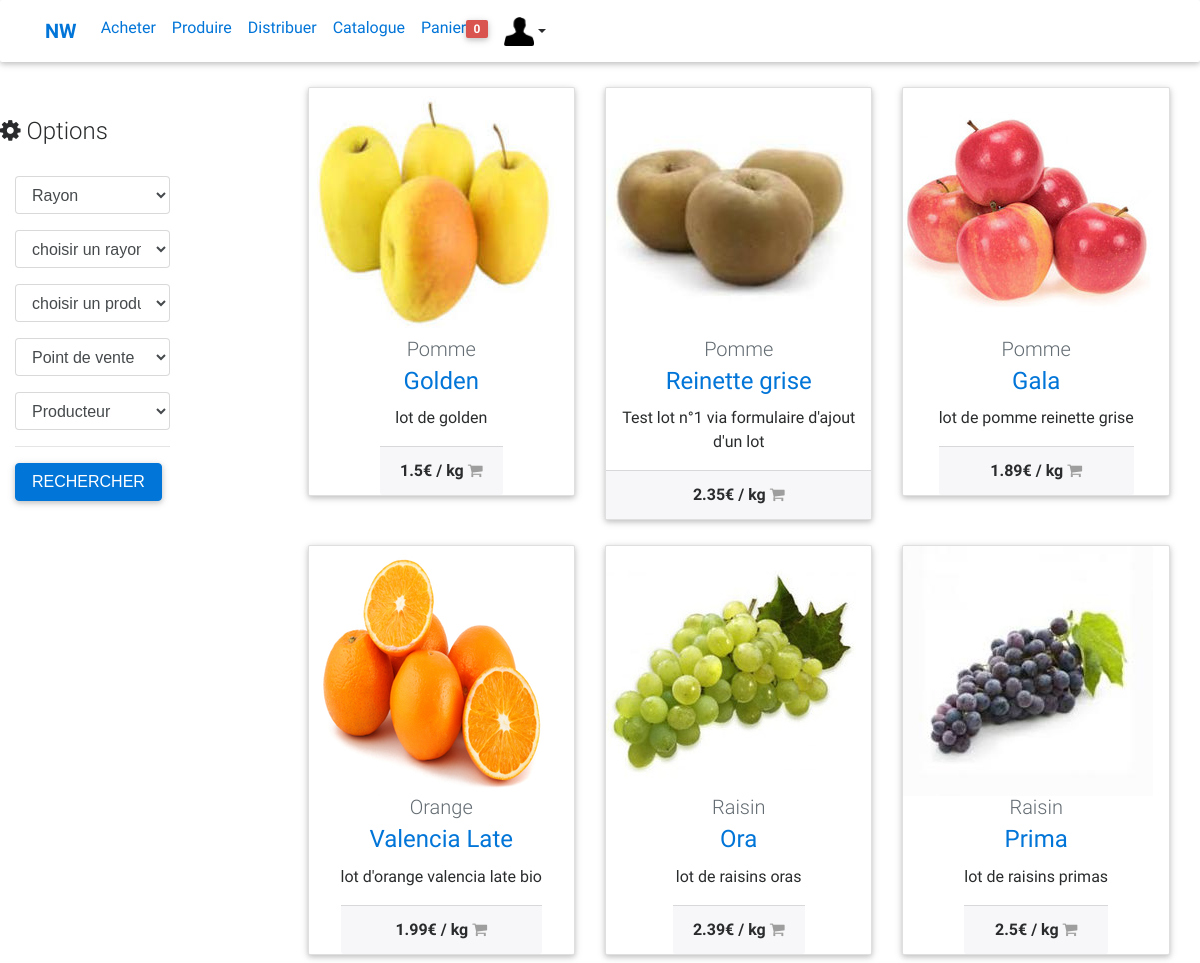
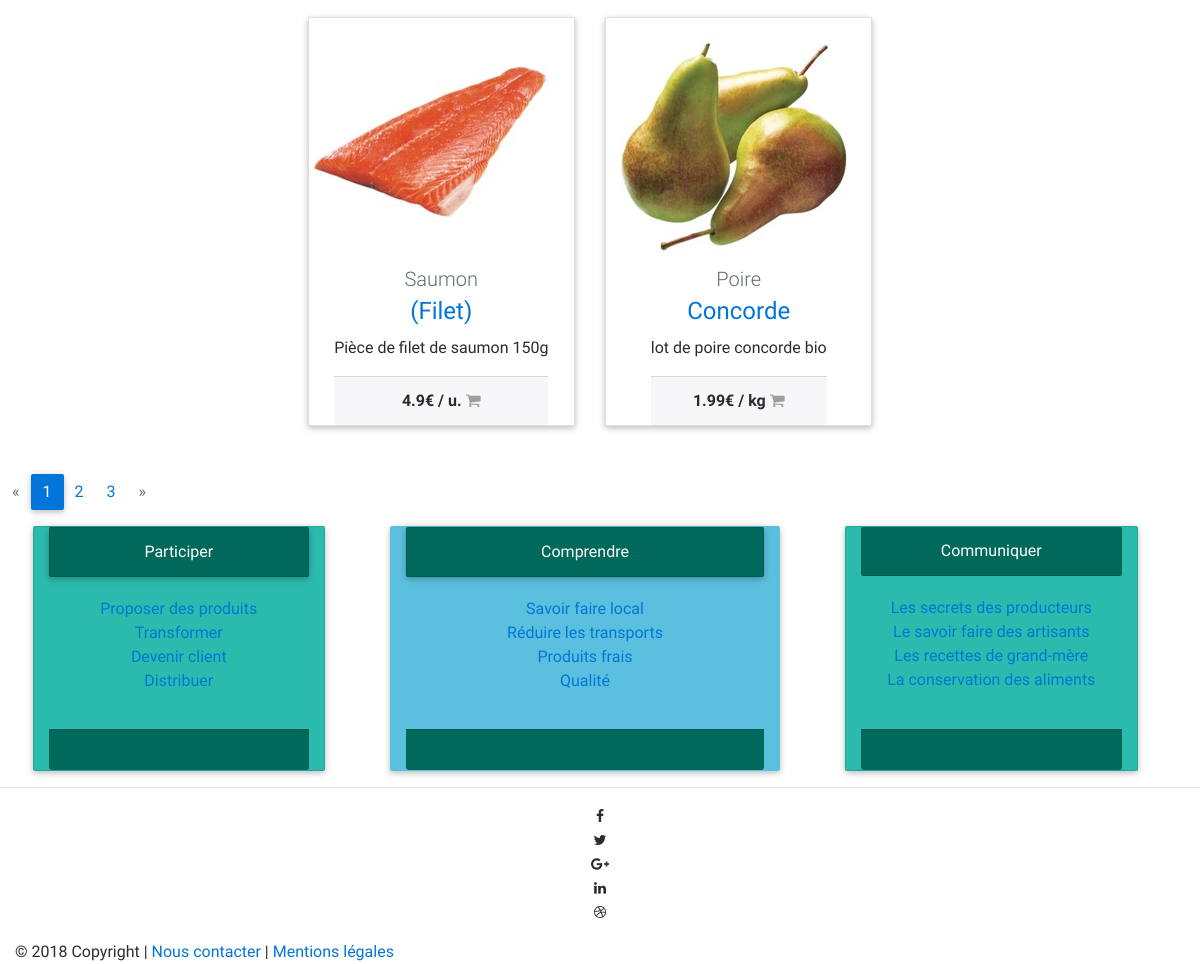
The page /site-web/index.php?module=vitrine&action=maps (signed in) on the database its author committed (2 pictures, top to bottom).
### tables this page shows
CREATE TABLE `lot` (
  `idLot` int(11) NOT NULL,
  `descLot` varchar(100) DEFAULT NULL,
  `prix` float DEFAULT NULL,
  `quantite` int(11) DEFAULT NULL,
  `dateLimite` date DEFAULT NULL,
  `dateRecolte` date DEFAULT NULL,
  `idUnite` int(11) NOT NULL,
  `idVariete` int(11) NOT NULL,
  `idProducteur` int(11) NOT NULL,
  `idParcelle` int(11) NOT NULL
);

CREATE TABLE `variete` (
  `idVariete` int(11) NOT NULL,
  `libelleVariete` varchar(25) DEFAULT NULL,
  `descVariete` varchar(500) DEFAULT NULL,
  `validiteVariete` int(11) DEFAULT 0,
  `photo` varchar(80) DEFAULT NULL,
  `idProduit` int(11) NOT NULL
);

CREATE TABLE `produit` (
  `idProduit` int(11) NOT NULL,
  `libelleProduit` varchar(20) DEFAULT NULL,
  `photoProduit` varchar(20) DEFAULT NULL,
  `validiteProduit` tinyint(4) DEFAULT 0,
  `idRayon` int(11) NOT NULL
);

CREATE TABLE `unite` (
  `idUnite` int(11) NOT NULL,
  `libelleUnite` varchar(10) DEFAULT NULL
);

### site-web/global/init.php (called while the page is built, shortened)
<?php
function utilisateur_est_connecte() {
  return !empty($_SESSION['utilisateur']);
}
?>

### site-web/modeles/commerce.php (called while the page is built, shortened)
<?php
require ('global/configMysql.php');
function chargerRayons(){
	global $connexion;
	$requeteRayonTxt = "SELECT idRayon, libelleRayon FROM rayon";
	$requeteRayon = mysqli_query($connexion, $requeteRayonTxt) or die('Erreur SQL !<br>'.$requeteRayonTxt.'<br>'.mysqli_error($connexion));
	while($data = mysqli_fetch_assoc($requeteRayon))
	{
		$result[]=$data;
	}
	return $result;
}
function compterLots($leRayon, $leProduit, $laVariete, $lePointDeVente, $leProducteur){
	global $connexion;
	$requeteLotsTxt = 'SELECT lot.idLot, libelleVariete, libelleProduit, quantite, dateRecolte, dateLimite, prix, libelleUnite, descLot, variete.photo, idProducteur FROM rayon INNER join produit on rayon.idRayon = produit.idRayon INNER join variete on produit.idProduit = variete.idProduit inner join lot on variete.idVariete = lot.idVariete inner join unite on lot.idUnite = unite.idUnite WHERE lot.idLot IN(SELECT lot.idLot FROM lot inner JOIN producteur on lot.idProducteur = producteur.idProducteur inner join choixPointsLivraison on producteur.idProducteur = choixPointsLivraison.idProducteur INNER JOIN pointDeVente on choixPointsLivraison.idPoint = pointDeVente.idPoint INNER join choixPointsAchat on pointDeVente.idPoint = choixPointsAchat.idPoint';
	$requeteLotsTxt.=')';
	$requeteLots = mysqli_query($connexion, $requeteLotsTxt) or die('Erreur SQL !<br>'.$requeteLotsTxt.'<br>'.mysqli_error($connexion));
	while($data = mysqli_fetch_assoc($requeteLots))
	{
		$result[]=$data;
	}
	return $result;
}
function chargerLots($premiereEntree, $lotsParPage, $leRayon, $leProduit, $laVariete, $lePointDeVente, $leProducteur){
	global $connexion;
	$requeteLotsTxt = 'SELECT lot.idLot, libelleVariete, libelleProduit, quantite, dateRecolte, dateLimite, prix, libelleUnite, descLot, variete.photo, idProducteur FROM rayon INNER join produit on rayon.idRayon = produit.idRayon INNER join variete on produit.idProduit = variete.idProduit inner join lot on variete.idVariete = lot.idVariete inner join unite on lot.idUnite = unite.idUnite WHERE lot.idLot IN(SELECT lot.idLot FROM lot inner JOIN producteur on lot.idProducteur = producteur.idProducteur inner join choixPointsLivraison on producteur.idProducteur = choixPointsLivraison.idProducteur INNER JOIN pointDeVente on choixPointsLivraison.idPoint = pointDeVente.idPoint INNER join choixPointsAchat on pointDeVente.idPoint = choixPointsAchat.idPoint';
	$requeteLotsTxt.=')';
	$requeteLotsTxt .= ' ORDER BY dateLimite ASC LIMIT '.$premiereEntree.', '.$lotsParPage.'';
	$requeteLots = mysqli_query($connexion, $requeteLotsTxt) or die('Erreur SQL !<br>'.$requeteLotsTxt.'<br>'.mysqli_error($connexion));
	while($data = mysqli_fetch_assoc($requeteLots))
	{
		$result[]=$data;
	}
	return $result;
}
function verificationPoint($idUser){
	global $connexion;
	$requetePointsTxt = "SELECT idPoint FROM choixPointsAchat WHERE idUser = $idUser";
	$requetePoints = mysqli_query($connexion, $requetePointsTxt) or die('Erreur SQL !<br>'.$requetePointsTxt.'<br>'.mysqli_error($connexion));
	while($data = mysqli_fetch_assoc($requetePoints))
	{
		$result[]=$data;
	}
	return $result;
}
?>

### site-web/modules/vitrine/catalogue.php (called while the page is built, shortened)
<?php
require_once CHEMIN_MODELE.'commerce.php';
	$rayons=chargerRayons();
	if(isset($_POST['rayon']))
	{
		$leRayon = $_POST['rayon'];
	}
	else
	{
		$leRayon="-1";
	}
	if(isset($_POST['produit']))
	{
		$leProduit = $_POST['produit'];
	}
	else
	{
		$leProduit="-1";
	}
	if(isset($_POST['variete']))
	{
		$laVariete = $_POST['variete'];
	}
	else
	{
		$laVariete="-1";
	}
	if(isset($_POST['producteur']))
	{
		$leProducteur = $_POST['producteur'];
	}
	else
	{
		$leProducteur="-1";
	}
	if(isset($_POST['pointDeVente']))
	{
		$lePointDeVente = $_POST['pointDeVente'];
	}
	else
	{
		$lePointDeVente="-1";
	}
	$compteLots = compterLots($leRayon, $leProduit, $laVariete, $lePointDeVente, $leProducteur);
	$nbLots = count($compteLots);
	$lotsParPage= 8;
	$nombreDePages=ceil($nbLots/$lotsParPage);
	if(isset($_GET['page']))
	{
	     $pageActuelle=$_GET['page'];
	     if($pageActuelle>$nombreDePages)
	     {
	          $pageActuelle=$nombreDePages;
	     }
	}
	else
	{
	     $pageActuelle=1;
	}
	$premiereEntree=($pageActuelle - 1)*$lotsParPage;
	$lesLots = chargerLots($premiereEntree, $lotsParPage, $leRayon, $leProduit, $laVariete, $lePointDeVente, $leProducteur);
include CHEMIN_VUE.'catalogue.php';
?>

### site-web/modules/vitrine/vues/catalogue.php (the view, shortened to what this page needs)
<div class="row">
  <div class="col-lg-3">
    <br />
    <br />
    <div class="container">
      <div class="row">
        <div class="col-md-8 bg-primary">
         <div class="filter-sidebar">
          <div class="row card-body py-2 mb-3 bg-dark twhite">
            <h4><i class="fa fa-cog"></i> Options</h4>
          </div>
          <form id="options" class="ajax-auth" action="index.php?module=vitrine&action=catalogue" method="post">
            <div class="form-group">
              <select class="form-control" id="rayon" name="rayon" onchange="remplirListeDesProduits(this.value)">
                <option value="-1">Rayon </option>
              </select>
            </div>
            <div class="form-group">
              <select class="form-control" id="produit" name="produit" onclick="remplirListeDesVarietes(this.value)">
                <option value="-1"> choisir un rayon</option>
              </select>
            </div>
            <div class="form-group">
              <select class="form-control" id="variete" name="variete">
                <option value="-1"> choisir un produit</option>
              </select>
            </div>
            <div class="form-group">
              <select class="form-control" name="pointDeVente" id="pointDeVente">
                <option  value="-1">Point de vente</option>
              </select>
            </div>
            <div class="form-group">
              <select class="form-control" id="producteur" name="producteur">
                <option value="-1">Producteur</option>
              </select>
            </div>
            <hr>
            <button class="submit_button btn btn-primary" type="submit" value="connexion">RECHERCHER</button>
          </form>
        </div>
      </div>
    </div>
  </div>
</div>
<div class=" row col-lg-9">
  <?php
  foreach ($lesLots as $lot)
  {
    ?>
    <div class="cardCatalogue col-lg-4 col-md-6">
      <div class="card card-cascade wider card-ecommerce">
        <div class="view overlay">
          <img src="<?php echo $lot['photo']; ?>" class="card-img-top" alt="sample photo">
        </div>
        <div class="card-body text-center">
          <a href="" class="text-muted">
            <h5><?php echo $lot['libelleProduit']; ?></h5>
          </a>
          <h4 class="card-title">
            <strong>
              <a href=""><?php echo $lot['libelleVariete']; ?></a>
            </strong>
          </h4>
          <p class="card-text"><?php echo $lot['descLot']; ?></p>
          <div class="card-footer px-1">
            <span class="float-left font-weight-bold">
              <strong><?php echo $lot['prix']."€ / ".$lot['libelleUnite']; ?></strong>
            </span>
            <span class="float-right">
              <a data-toggle="modal" data-target="#myModal<?php echo $lot['idLot']; ?>" data-placement="top" title="Ajout au panier">
               <i class="fa fa-shopping-cart grey-text ml-3"></i>
             </a>
           </span>
         </div>
       </div>
     </div>
   </div>
<?php
}
?>
</div>
<br />
<br />
<div class="col-sm-9 col-sm-push-3 monBlock">
  <nav aria-label="Page navigation example">
    <br />
    <br />
    <ul class="pagination justify-content-end">
      <?php
      if (isset($_GET['page']) && $_GET['page'] > 1)
      {
        ?>
        <li class="page-item">
         <a class="page-link" href="index.php?module=vitrine&action=catalogue&page=<?php echo $_GET['page']-1; ?>">
           <span aria-hidden="true">&laquo;</span>
           <span class="sr-only">Previous</span>
         </a>
       </li>
       <?php
     }
     else
     {
      ?>
      <li class="page-item disabled">
        <a class="page-link" href="#" tabindex="-1">
          <span aria-hidden="true">&laquo;</span>
        </a>
      </li>
      <?php
    }
for($i=1; $i<=$nombreDePages; $i++)
{
     if($i==$pageActuelle)
     {
      ?>
      <li class="page-item active"><a class="page-link" href="index.php?module=vitrine&action=catalogue&page=<?php echo $i; ?>"> <?php echo $i; ?></a></li>
      <?php
    }
     else
     {
      ?>
      <li class="page-item"><a class="page-link" href="index.php?module=vitrine&action=catalogue&page=<?php echo $i; ?>"> <?php echo $i; ?></a></li>
      <?php
    }
  }
  if (isset($_GET['page']) && $_GET['page'] < $nombreDePages)
  {
    ?>
    <li class="page-item">
     <a class="page-link" href="index.php?module=vitrine&action=catalogue&page=<?php echo $_GET['page']+1; ?>">
       <span aria-hidden="true">&raquo;</span>
       <span class="sr-only">Next</span>
     </a>
   </li>
   <?php
 }
 else
 {
  ?>
  <li class="page-item disabled">
    <a class="page-link" href="#" tabindex="-1">
      <span aria-hidden="true">&raquo;</span>
    </a>
  </li>
  <?php
}
?>
</ul>
</nav>
</div>
</div>

### site-web/index.php (shortened to what this page needs)
<!DOCTYPE html>
<html lang="fr" xml:lang="fr">
<?php
include 'global/init.php';
include'global/head.php';
?>
<body>
<?php
	if (!empty($_GET['module'])) {
		$module = dirname(__FILE__).'/modules/'.$_GET['module'].'/';
		$action = (!empty($_GET['action'])) ? $_GET['action'].'.php' : 'index.php';
		if (is_file($module.$action)) {
			include $module.$action;
		} else {
			include 'global/section.php';
		}
	} else {
		include 'global/section.php';
	}
	$contenu = ob_get_clean();
	include 'global/nav.php';
	echo $contenu;
	include 'global/footer.php';
?>
</body>
</html>

### site-web/global/head.php (shortened to what this page needs)
<head>
    <link rel="stylesheet" href="https://maxcdn.bootstrapcdn.com/font-awesome/4.7.0/css/font-awesome.min.css">
    <link href="css/bootstrap.min.css" rel="stylesheet">
    <link href="css/mdb.min.css" rel="stylesheet">
  <link href="css/style.css" rel="stylesheet">
</head>

### site-web/modules/vitrine/maps.php (shortened to what this page needs)
<?php
require_once CHEMIN_MODELE.'commerce.php';
$idUser = $_SESSION['utilisateur']['idUser'];
if (!utilisateur_est_connecte()) {
	include 'global/section.php';
}
else
{
	$verifPoint = verificationPoint($idUser);
	if ($verifPoint && !isset($_SESSION['point']))
	{
		include CHEMIN_CONTROLEUR.'catalogue.php';
	}
}
?>

### site-web/global/nav.php (shortened to what this page needs)
<nav class="navbar navbar-toggleable-md navbar-dark bg-primary navbar-fixed-top">
	<div class="container">
   <a class="navbar-brand active" href="index.php"><span class="sr-only">(current)</span><strong>NW</strong></a>
   <div class="collapse navbar-collapse" id="navbarNav1">
    <ul class="navbar-nav mr-auto">
      <li class="nav-item "><a class="nav-link" href='index.php?module=vitrine&action=maps'>Acheter</a></li>
      <li class="nav-item "><a class="nav-link" href='index.php?module=vitrine&action=maps_producteur'>Produire</a></li>
      <li class="nav-item "><a class="nav-link" href='index.php?module=vitrine&action=distribuer'>Distribuer</a></li>
      <?php
      if (utilisateur_est_connecte()) {
        $role = $_SESSION['utilisateur']['libelleRole'] ;
        $nbLotPanier = count($_SESSION['panier']);
        switch ($role) {
          case "client" :
          ?>
          <li class="nav-item "><a class="nav-link" href='index.php?module=commerce&action=catalogue'>Catalogue</a></li>
          <li class="nav-item "><a class="nav-link" href='index.php?module=panier&action=afficher_panier'>Panier<span class="badge badge-danger badge-pill"><?php echo $nbLotPanier;?></span></a></li>
          <li class="nav-item dropdown">
                <a class="nav-link dropdown-toggle" id="navbarDropdownMenuLink" data-toggle="dropdown" aria-haspopup="true" aria-expanded="false"><img class="icon_avatar" src='images/user/avatar_default.png'/></a>
            </li>
          <?php
          break;
          ?>
           <?php
        }
        }
        ?>
      </ul>
    </div>
  </div>
</nav>

### site-web/global/footer.php (shortened to what this page needs)
<footer class="page-footer center-on-small-only ">
   <div class=" card-size row col-lg-12" id="complementTexteGauche">
    <div class="card col-xs-12  default-color text-center  col-lg-3 ">
        <div class="card card-header default-color-dark white-text">
          Participer
      </div>
      <div class="card-block">
        <ul>
            <li><a class="a_underline" href="#">Proposer des produits</a></li>
            <li><a class="a_underline" href="#">Transformer</a></li>
            <li><a class="a_underline" href="#">Devenir client</a></li>
            <li><a class="a_underline" href="#">Distribuer</a></li>
        </ul>
    </div>
    <div class="card-footer text-muted default-color-dark white-text">
    </div>
</div>
<div class="card col-xs-12 card-info text-center  col-lg-4 offset-lg-1 offset-md-1">
    <div class="card card-header default-color-dark white-text">
      Comprendre
  </div>
  <div class="card-block">
    <ul>
        <li><a class="a_underline" href="#">Savoir faire local</a></li>
        <li><a class="a_underline" href="#">Réduire les transports</a></li>
        <li><a class="a_underline" href="#">Produits frais</a></li>
        <li><a class="a_underline" href="#">Qualité</a></li>
    </ul>
</div>
<div class="card-footer text-muted default-color-dark white-text">
</div>
</div>
<div class="card col-xs-12 default-color text-center  col-lg-3 offset-lg-1 offset-md-1">
    <div class="card-header default-color-dark white-text">
      Communiquer
  </div>
  <div class=" card-block">
    <ul>
        <li><a class="a_underline" href="#">Les secrets des producteurs</a></li>
        <li><a class="a_underline" href="#">Le savoir faire des artisants</a></li>
        <li><a class="a_underline" href="#">Les recettes de grand-mère</a></li>
        <li><a class="a_underline" href="#">La conservation des aliments</a></li>
    </ul>
</div>
<div class="card-footer text-muted default-color-dark white-text">
</div>
</div>
</div>
<hr>
<div class="social-section text-center">
    <ul>
        <li><a class="btn-floating btn-sm btn-fb"><i class="fa fa-facebook"> </i></a></li>
        <li><a class="btn-floating btn-sm btn-tw"><i class="fa fa-twitter"> </i></a></li>
        <li><a class="btn-floating btn-sm btn-gplus"><i class="fa fa-google-plus"> </i></a></li>
        <li><a class="btn-floating btn-sm btn-li"><i class="fa fa-linkedin"> </i></a></li>
        <li><a class="btn-floating btn-sm btn-dribbble"><i class="fa fa-dribbble"> </i></a></li>
    </ul>
</div>
<div class="footer-copyright">
    <div class="container-fluid">
        © 2018 Copyright | <a href="index.php?module=contact&action=Contact"> Nous contacter </a> | <a href="mentionLegal.php"> Mentions légales </a>
    </div>
</div>
</footer>

### site-web/css/style.css (style rules this page uses)
.icon_avatar { width: 30px; height: 30px; }
.cardCatalogue { margin-top: 25px; }
.text-center { float: none; margin: 0 auto; }

### rows shown on the page
lot: idVariete.photo (picture), produit.libelleProduit "Pomme", idVariete.libelleVariete "Golden", descLot "lot de golden", prix "1.5", idUnite.libelleUnite "kg"
lot: idVariete.photo (picture), produit.libelleProduit "Pomme", idVariete.libelleVariete "Reinette grise", descLot "Test lot n°1 via formulaire d'ajout d'un lot", prix "2.35", idUnite.libelleUnite "kg"
lot: idVariete.photo (picture), produit.libelleProduit "Pomme", idVariete.libelleVariete "Gala", descLot "lot de pomme reinette grise", prix "1.89", idUnite.libelleUnite "kg"
lot: idVariete.photo (picture), produit.libelleProduit "Orange", idVariete.libelleVariete "Valencia Late", descLot "lot d'orange valencia late bio", prix "1.99", idUnite.libelleUnite "kg"
lot: idVariete.photo (picture), produit.libelleProduit "Raisin", idVariete.libelleVariete "Ora", descLot "lot de raisins oras", prix "2.39", idUnite.libelleUnite "kg"
lot: idVariete.photo (picture), produit.libelleProduit "Raisin", idVariete.libelleVariete "Prima", descLot "lot de raisins primas", prix "2.5", idUnite.libelleUnite "kg"
lot: idVariete.photo (picture), produit.libelleProduit "Saumon", idVariete.libelleVariete "(Filet)", descLot "Pièce de filet de saumon 150g", prix "4.9", idUnite.libelleUnite "u."
lot: idVariete.photo (picture), produit.libelleProduit "Poire", idVariete.libelleVariete "Concorde", descLot "lot de poire concorde bio", prix "1.99", idUnite.libelleUnite "kg"

### other values the page prints
$nbLotPanier "0"
